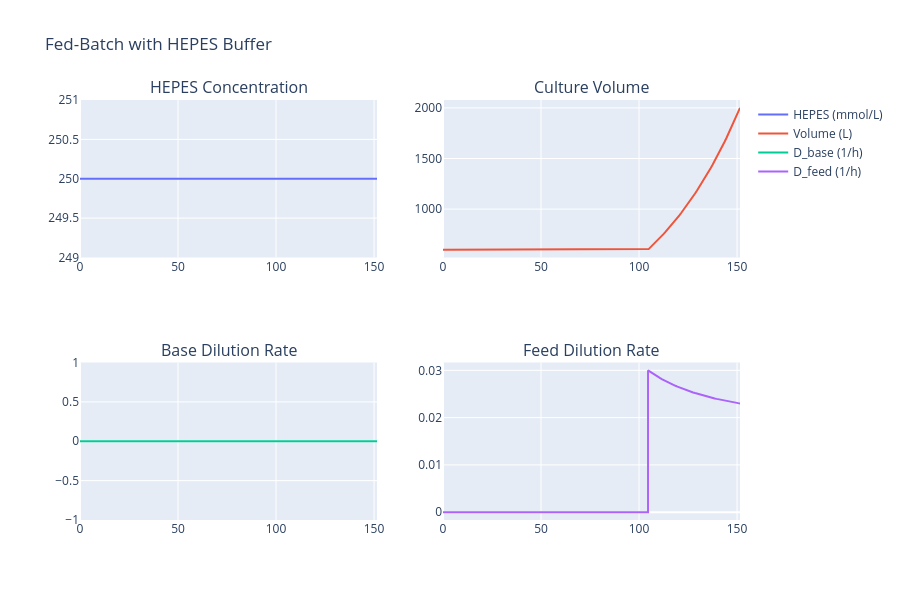

The cell this chart's notebook holds for it:
### Markdown cell above
## Test 3: Buffer Concentration Evolution (Fed-Batch)

In fed-batch, the HEPES buffer concentration should evolve due to:
- Feed input (C_feed = 25 mmol/L, same as init → minimal concentration change from feed)
- Volume dilution (volume grows, so concentration may dilute if feed conc < culture conc)
- Base dilution (D_base dilutes buffer)

Plot the buffer concentration, volume, and D_base over time.

### Code cell
t = batch_buf.t_points
C_hepes = batch_buf.y_points[11, :]
V = batch_buf.y_points[5, :]
D_base = batch_buf.D_base_list
D_feed = batch_buf.D_list

fig = make_subplots(rows=2, cols=2, subplot_titles=('HEPES Concentration', 'Culture Volume', 'Base Dilution Rate', 'Feed Dilution Rate'))
fig.add_trace(go.Scatter(x=t, y=C_hepes, name='HEPES (mmol/L)'), row=1, col=1)
fig.add_trace(go.Scatter(x=t, y=V, name='Volume (L)'), row=1, col=2)
fig.add_trace(go.Scatter(x=t, y=D_base, name='D_base (1/h)'), row=2, col=1)
fig.add_trace(go.Scatter(x=t, y=D_feed, name='D_feed (1/h)'), row=2, col=2)
fig.update_layout(title='Fed-Batch with HEPES Buffer', height=600)
fig.show()
print(f'HEPES: init={C_hepes[0]:.2f}, final={C_hepes[-1]:.2f} mmol/L')
print(f'Volume: init={V[0]:.2f}, final={V[-1]:.2f} L')

### Figure 1 — Plotly figure (JSON) as saved in the notebook; plotly's stock layout.template omitted (floating-point values rounded to 4 significant figures; data arrays with more than 128 entries replaced by an {"elided": "..."} marker saying what was removed)
{"data": [{"name": "HEPES (mmol/L)", "type": "scatter", "x": {"elided": "178 float values"}, "xaxis": "x", "y": {"elided": "178 float values"}, "yaxis": "y"}, {"name": "Volume (L)", "type": "scatter", "x": {"elided": "178 float values"}, "xaxis": "x2", "y": {"elided": "178 float values"}, "yaxis": "y2"}, {"name": "D_base (1/h)", "type": "scatter", "x": {"elided": "178 float values"}, "xaxis": "x3", "y": {"elided": "178 float values"}, "yaxis": "y3"}, {"name": "D_feed (1/h)", "type": "scatter", "x": {"elided": "178 float values"}, "xaxis": "x4", "y": {"elided": "178 float values"}, "yaxis": "y4"}], "layout": {"annotations": [{"font": {"size": 16}, "showarrow": false, "text": "HEPES Concentration", "x": 0.225, "xanchor": "center", "xref": "paper", "y": 1, "yanchor": "bottom", "yref": "paper"}, {"font": {"size": 16}, "showarrow": false, "text": "Culture Volume", "x": 0.775, "xanchor": "center", "xref": "paper", "y": 1, "yanchor": "bottom", "yref": "paper"}, {"font": {"size": 16}, "showarrow": false, "text": "Base Dilution Rate", "x": 0.225, "xanchor": "center", "xref": "paper", "y": 0.375, "yanchor": "bottom", "yref": "paper"}, {"font": {"size": 16}, "showarrow": false, "text": "Feed Dilution Rate", "x": 0.775, "xanchor": "center", "xref": "paper", "y": 0.375, "yanchor": "bottom", "yref": "paper"}], "height": 600, "title": {"text": "Fed-Batch with HEPES Buffer"}, "xaxis": {"anchor": "y", "domain": [0, 0.45]}, "xaxis2": {"anchor": "y2", "domain": [0.55, 1]}, "xaxis3": {"anchor": "y3", "domain": [0, 0.45]}, "xaxis4": {"anchor": "y4", "domain": [0.55, 1]}, "yaxis": {"anchor": "x", "domain": [0.625, 1]}, "yaxis2": {"anchor": "x2", "domain": [0.625, 1]}, "yaxis3": {"anchor": "x3", "domain": [0, 0.375]}, "yaxis4": {"anchor": "x4", "domain": [0, 0.375]}}}
